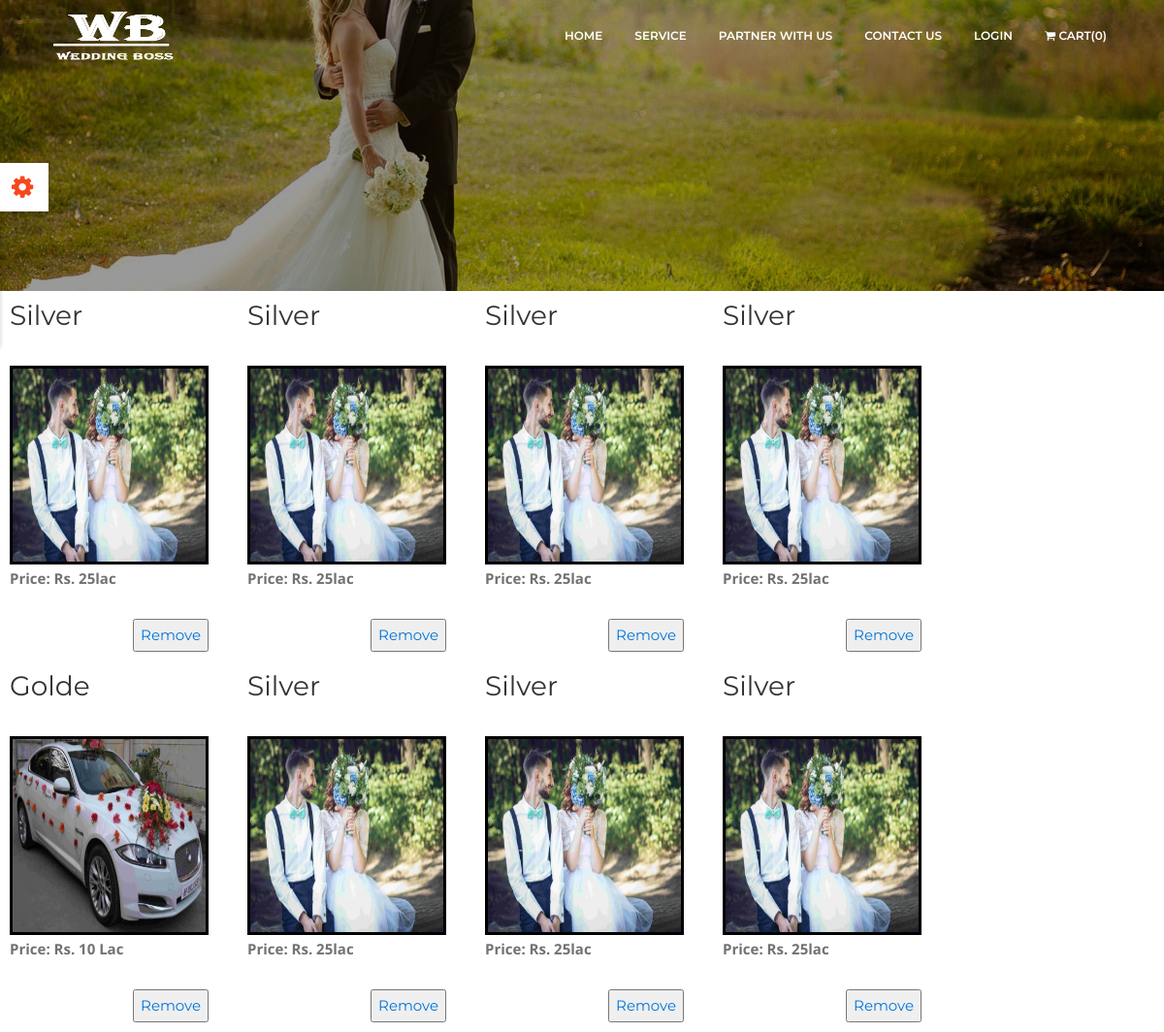
The page /cart.php (signed in) on the database its author committed.
### tables this page shows
CREATE TABLE IF NOT EXISTS `wpackage` (
`pc_id` int(5) NOT NULL,
  `user_id` varchar(30) NOT NULL,
  `profession` varchar(100) NOT NULL,
  `pname` varchar(30) NOT NULL,
  `price` varchar(30) NOT NULL,
  `city` varchar(30) NOT NULL,
  `service` varchar(10000) NOT NULL,
  `img` varchar(500) NOT NULL,
  `car_no` int(100) NOT NULL,
  `car_m_no` int(100) NOT NULL,
  `car_yr` int(100) NOT NULL,
  `dvr_name` varchar(100) NOT NULL,
  `dvr_no` int(100) NOT NULL,
  `dvr_a_no` int(100) NOT NULL,
  `dvr_l_no` int(100) NOT NULL,
  `img2` varchar(100) NOT NULL,
  `img3` varchar(100) NOT NULL,
  `img4` varchar(100) NOT NULL
);

### cart.php (the view, shortened to what this page needs)
<?php
include("db.php");
include("functions.php");
$id = $_SESSION['id'];
?>
<!DOCTYPE html>
<html lang="en">
	<head>
		<link rel="stylesheet" href="assets/bootstrap/css/bootstrap.min.css">
		<link rel="stylesheet" href="assets/fonts/font-awesome.min.css">
		<link rel="stylesheet" href="assets/owlcarousel/css/owl.carousel.css">
		<link rel="stylesheet" href="assets/owlcarousel/css/owl.theme.css">
        <link rel="stylesheet" href="assets/css/flexslider.css">
		<link rel="stylesheet" href="assets/css/aos.css">
		<link rel="stylesheet" href="assets/css/style.css">
		<link rel="stylesheet" href="assets/css/switcher/switcher.css">
		<link rel="stylesheet" href="assets/css/switcher/style1.css" id="colors">
	</head>
    <body data-spy="scroll" data-offset="80">
		  <nav class="navbar navbar-toggleable-sm fixed-top navbar-light bg-faded site-navigation">
			<div class="container">
			  <a class="navbar-brand" href="index.php"><img height="50px" width="10px" src="assets/img/logo.png" alt=""></a>
			  <div class="collapse navbar-collapse justify-content-end" id="navbarCollapse">
				<ul class="navbar-nav">
				  <li class="nav-item"><a class="nav-link" href="index.php">Home</a></li>
				  <li class="nav-item"><a class="nav-link" href="services.php">Service</a></li>
				 <li class="nav-item"><a class="nav-link" href="joinus.php">partner with us</a></li>
				  <li class="nav-item"><a class="nav-link" href="contact.php">Contact us</a></li>
				  <li class="nav-item"><a class="nav-link" href="signup.php">Login</a></li>
				   <li class="nav-item"><a  class="nav-link" href="cart.php"> <i class="fa fa-shopping-cart"></i>  cart(<?php total_items(); ?>)</a></li>
				</ul>
			  </div>
			</div>
		  </nav>
        <section id="home" class="home_parallax" style="background-image: url(assets/img/bg/marriage.jpg);  background-size:cover;  height:300px; background-position: center center;">	</section>
        <?php
        $query="select * from cart where user_id='$id'";
		$res=mysqli_query($con,$query);
		while($row=mysqli_fetch_array($res,MYSQL_BOTH))
		{
			$ap=$row['2'];
			$sel="select * from wpackage  where pc_id=$ap";
			$rs=mysqli_query($con,$sel);
			while($r=mysqli_fetch_array($rs,MYSQL_BOTH))
			{
				$pro_id = $r['0'];
				$name = $r['3'];
				$price = $r['4'];
				$img = $r['7'];
				echo "
				    <div id='single_product'>
				       <h3 style=' text-decoration:none;'>$name</h3></br>
				    <img src='profile/$img' width='205px' height='205px'/></br>
				    <p><b>Price: Rs. $price </b></p><br>
					<a href=cart.php?del_id=$pro_id><button style='float:right; text-decoration:none;'>Remove</a>
					</div>
					";
			}
		}
?>
		 <div id="style-switcher">
			<h2>Your Awesome Color<a href="#"><i class="fa fa-cog fa-spin"></i></a></h2>
		 </div>
    </body>
</html>

### assets/css/style.css (style rules this page uses)
body { color: #727272; font-family: 'Open Sans', sans-serif; font-size: 15px; font-weight: 400; line-height: 28px; background:#fff; }
html, body { height: 100% }
h1, h2, h3, h4, h5, h6 { letter-spacing: 0px; margin-top: 0px; font-family: "Montserrat",sans-serif; color: #333; font-weight: 400; }
#single_product { float:left; padding:10px; margin-right:20px; }
#single_product img { border: 3px solid black; }
a { font-family: "Montserrat",sans-serif; text-decoration: none; transition: all 0.2s ease 0s; }
p { margin-bottom: 0; }
ul, li { margin: 0; padding: 0; }
.bg-faded { background-color: transparent; transition: all 0.5s ease 0s; }
.navbar-brand img { width: 150px; }
.navbar-light .navbar-nav .nav-link { color: #fff; padding: 7px 14px; margin-left: 5px; font-size: 12px; font-weight: 600; text-transform: uppercase; }
.site-navigation { border-radius: 0px; }
.home_parallax { height: 700px;position:relative; }
.home_parallax:before { position: absolute; width: 100%; height: 100%; background: rgba(0, 0, 0, 0.4) none repeat scroll 0 0; content: ""; left: 0; top: 0; }

### assets/css/switcher/switcher.css (style rules this page uses)
#style-switcher { background: #fff none repeat scroll 0 0; border-radius: 0 0 3px; box-shadow: 0 5px 5px 0 rgba(0, 0, 0, 0.2); left: 0; position: fixed; top: 168px; width: 220px; z-index: 9999; }
#style-switcher h2 { color: #333; font-family: montserrat,sans-serif; font-size: 14px; margin-bottom: 0; margin-right: 0; margin-top: 0; padding: 10px 0; text-align: center; text-transform: uppercase; }
#style-switcher h2 a { background: #fff none repeat scroll 0 0; display: block; height: 50px; position: absolute; right: -50px; top: 0; width: 50px; }
#style-switcher h2 a i { color: #f9461d; font-size: 26px; left: 12px; position: absolute; top: 12px; }

### assets/css/switcher/style1.css (style rules this page uses)
#style-switcher h2 a { background: #fff none repeat scroll 0 0 }
#style-switcher h2 a i { color: #f9461d; }

### rows shown on the page
wpackage: pname "Silver", img (picture), price "25lac"
wpackage: pname "Golde", img (picture), price "10 Lac"

### other values the page prints
$count_items "0"
